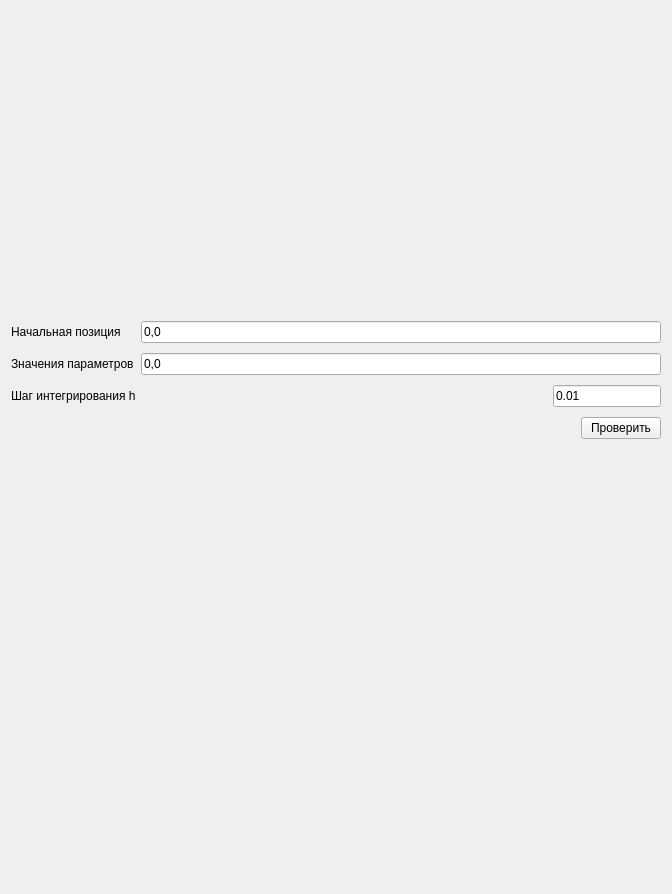
<?xml version="1.0" encoding="UTF-8"?>
<ui version="4.0">
 <class>SystemSettings</class>
 <widget class="QWidget" name="SystemSettings">
  <property name="geometry">
   <rect>
    <x>0</x>
    <y>0</y>
    <width>672</width>
    <height>894</height>
   </rect>
  </property>
  <property name="minimumSize">
   <size>
    <width>500</width>
    <height>500</height>
   </size>
  </property>
  <property name="windowTitle">
   <string>Form</string>
  </property>
  <layout class="QVBoxLayout" name="verticalLayout">
   <property name="spacing">
    <number>10</number>
   </property>
   <item>
    <widget class="DifferenceScheme" name="widget" native="true">
     <property name="minimumSize">
      <size>
       <width>0</width>
       <height>300</height>
      </size>
     </property>
    </widget>
   </item>
   <item>
    <layout class="QHBoxLayout" name="horizontalLayout" stretch="10,40">
     <property name="spacing">
      <number>0</number>
     </property>
     <property name="bottomMargin">
      <number>0</number>
     </property>
     <item>
      <widget class="QLabel" name="label">
       <property name="text">
        <string>Начальная позиция</string>
       </property>
       <property name="Size" stdset="0">
        <string>16</string>
       </property>
      </widget>
     </item>
     <item>
      <widget class="QLineEdit" name="lineEdit_startPos">
       <property name="text">
        <string>0,0</string>
       </property>
      </widget>
     </item>
    </layout>
   </item>
   <item>
    <layout class="QHBoxLayout" name="horizontalLayout_2" stretch="10,40">
     <property name="spacing">
      <number>0</number>
     </property>
     <property name="bottomMargin">
      <number>0</number>
     </property>
     <item>
      <widget class="QLabel" name="label_2">
       <property name="text">
        <string>Значения параметров</string>
       </property>
       <property name="Size" stdset="0">
        <string>16</string>
       </property>
      </widget>
     </item>
     <item>
      <widget class="QLineEdit" name="lineEdit_params">
       <property name="text">
        <string>0,0</string>
       </property>
      </widget>
     </item>
    </layout>
   </item>
   <item>
    <layout class="QHBoxLayout" name="horizontalLayout_4" stretch="0,0,0">
     <property name="spacing">
      <number>6</number>
     </property>
     <property name="bottomMargin">
      <number>0</number>
     </property>
     <item>
      <widget class="QLabel" name="label_3">
       <property name="text">
        <string>Шаг интегрирования h</string>
       </property>
       <property name="Size" stdset="0">
        <string>16</string>
       </property>
      </widget>
     </item>
     <item>
      <spacer name="horizontalSpacer">
       <property name="orientation">
        <enum>Qt::Orientation::Horizontal</enum>
       </property>
       <property name="sizeHint" stdset="0">
        <size>
         <width>40</width>
         <height>20</height>
        </size>
       </property>
      </spacer>
     </item>
     <item>
      <widget class="QLineEdit" name="lineEdit_h">
       <property name="sizePolicy">
        <sizepolicy hsizetype="Maximum" vsizetype="Fixed">
         <horstretch>0</horstretch>
         <verstretch>0</verstretch>
        </sizepolicy>
       </property>
       <property name="text">
        <string>0.01</string>
       </property>
      </widget>
     </item>
    </layout>
   </item>
   <item>
    <layout class="QHBoxLayout" name="horizontalLayout_3">
     <property name="bottomMargin">
      <number>0</number>
     </property>
     <item>
      <widget class="QLabel" name="label_messages">
       <property name="text">
        <string/>
       </property>
      </widget>
     </item>
     <item>
      <widget class="AnimatedIconButton" name="pushButton_check">
       <property name="sizePolicy">
        <sizepolicy hsizetype="Maximum" vsizetype="Maximum">
         <horstretch>0</horstretch>
         <verstretch>0</verstretch>
        </sizepolicy>
       </property>
       <property name="mouseTracking">
        <bool>false</bool>
       </property>
       <property name="autoFillBackground">
        <bool>true</bool>
       </property>
       <property name="text">
        <string>Проверить</string>
       </property>
       <property name="iconSize">
        <size>
         <width>24</width>
         <height>24</height>
        </size>
       </property>
       <property name="Variant" stdset="0">
        <string>primary</string>
       </property>
       <property name="ButtonType" stdset="0">
        <string>Default</string>
       </property>
       <property name="Size" stdset="0">
        <string>L</string>
       </property>
       <property name="hoverColor" stdset="0">
        <color>
         <red>0</red>
         <green>0</green>
         <blue>0</blue>
        </color>
       </property>
       <property name="defaultColor" stdset="0">
        <color>
         <red>0</red>
         <green>0</green>
         <blue>0</blue>
        </color>
       </property>
       <property name="pressedColor" stdset="0">
        <color>
         <red>0</red>
         <green>0</green>
         <blue>0</blue>
        </color>
       </property>
      </widget>
     </item>
    </layout>
   </item>
   <item>
    <spacer name="verticalSpacer">
     <property name="orientation">
      <enum>Qt::Orientation::Vertical</enum>
     </property>
     <property name="sizeHint" stdset="0">
      <size>
       <width>20</width>
       <height>40</height>
      </size>
     </property>
    </spacer>
   </item>
  </layout>
 </widget>
 <customwidgets>
  <customwidget>
   <class>AnimatedIconButton</class>
   <extends>QPushButton</extends>
   <header>animatediconbuttons.h</header>
  </customwidget>
  <customwidget>
   <class>DifferenceScheme</class>
   <extends>QWidget</extends>
   <header location="global">differencescheme.h</header>
   <container>1</container>
  </customwidget>
 </customwidgets>
 <resources/>
 <connections/>
</ui>
